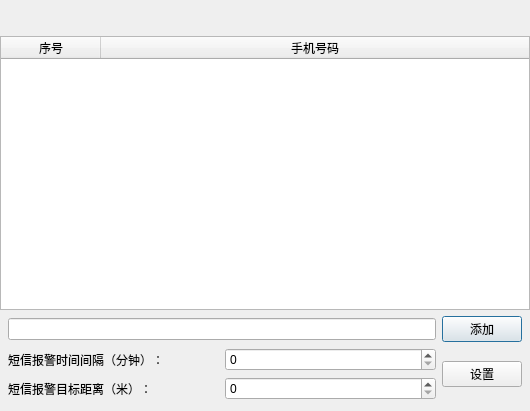
<?xml version="1.0" encoding="UTF-8"?>
<ui version="4.0">
 <class>SMSDialog</class>
 <widget class="QDialog" name="SMSDialog">
  <property name="geometry">
   <rect>
    <x>0</x>
    <y>0</y>
    <width>530</width>
    <height>411</height>
   </rect>
  </property>
  <property name="windowTitle">
   <string>Dialog</string>
  </property>
  <layout class="QGridLayout" name="gridLayout_3">
   <property name="leftMargin">
    <number>0</number>
   </property>
   <property name="topMargin">
    <number>0</number>
   </property>
   <property name="rightMargin">
    <number>0</number>
   </property>
   <item row="0" column="0">
    <widget class="ChildTitleBar" name="widget" native="true">
     <property name="minimumSize">
      <size>
       <width>0</width>
       <height>30</height>
      </size>
     </property>
     <property name="maximumSize">
      <size>
       <width>16777215</width>
       <height>30</height>
      </size>
     </property>
    </widget>
   </item>
   <item row="1" column="0">
    <widget class="QTreeWidget" name="treeWidget">
     <attribute name="headerCascadingSectionResizes">
      <bool>false</bool>
     </attribute>
     <column>
      <property name="text">
       <string>序号</string>
      </property>
      <property name="textAlignment">
       <set>AlignCenter</set>
      </property>
     </column>
     <column>
      <property name="text">
       <string>手机号码</string>
      </property>
      <property name="textAlignment">
       <set>AlignCenter</set>
      </property>
     </column>
    </widget>
   </item>
   <item row="2" column="0">
    <layout class="QVBoxLayout" name="verticalLayout_3">
     <property name="leftMargin">
      <number>8</number>
     </property>
     <property name="rightMargin">
      <number>8</number>
     </property>
     <item>
      <layout class="QHBoxLayout" name="horizontalLayout">
       <item>
        <layout class="QGridLayout" name="gridLayout_2">
         <item row="0" column="0">
          <widget class="QLineEdit" name="lineEdit"/>
         </item>
        </layout>
       </item>
       <item>
        <layout class="QGridLayout" name="gridLayout">
         <item row="0" column="0">
          <widget class="QPushButton" name="pushButton">
           <property name="text">
            <string>添加</string>
           </property>
          </widget>
         </item>
        </layout>
       </item>
      </layout>
     </item>
     <item>
      <layout class="QHBoxLayout" name="horizontalLayout_4" stretch="1,0">
       <item>
        <layout class="QVBoxLayout" name="verticalLayout">
         <item>
          <layout class="QHBoxLayout" name="horizontalLayout_2">
           <item>
            <widget class="QLabel" name="label">
             <property name="text">
              <string>短信报警时间间隔（分钟）：</string>
             </property>
            </widget>
           </item>
           <item>
            <widget class="QSpinBox" name="spinBox"/>
           </item>
          </layout>
         </item>
         <item>
          <layout class="QHBoxLayout" name="horizontalLayout_3">
           <item>
            <widget class="QLabel" name="label_2">
             <property name="text">
              <string>短信报警目标距离（米）：</string>
             </property>
            </widget>
           </item>
           <item>
            <widget class="QSpinBox" name="spinBox_dist"/>
           </item>
          </layout>
         </item>
        </layout>
       </item>
       <item>
        <layout class="QVBoxLayout" name="verticalLayout_2">
         <item>
          <widget class="QPushButton" name="pushButton_time">
           <property name="text">
            <string>设置</string>
           </property>
          </widget>
         </item>
        </layout>
       </item>
      </layout>
     </item>
    </layout>
   </item>
  </layout>
 </widget>
 <customwidgets>
  <customwidget>
   <class>ChildTitleBar</class>
   <extends>QWidget</extends>
   <header location="global">childtitlebar.h</header>
   <container>1</container>
  </customwidget>
 </customwidgets>
 <resources/>
 <connections/>
</ui>
